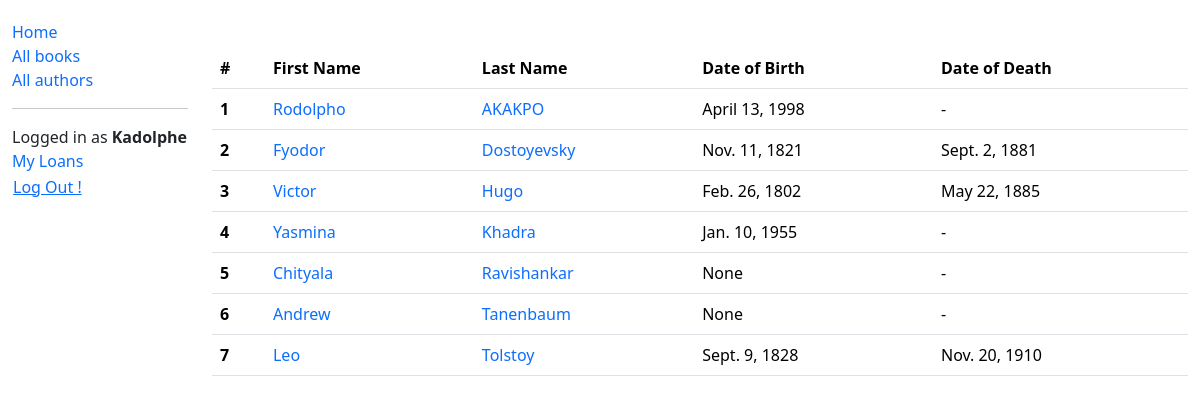
/catalog/authors/ (signed in), run on the app's committed database.
### LocalLibrary/models.py (models this page shows, shortened)
class Author(models.Model):
    first_name = models.CharField(max_length=100)
    last_name = models.CharField(max_length=100)
    date_of_birth = models.DateField(null=True, blank=True)
    date_of_death = models.DateField('died', null=True, blank=True)
    class Meta:
        ordering = ['last_name', 'first_name']
    def get_absolute_url(self):
        return reverse('LocalLibrary:author-detail', args=[str(self.id)])

### LocalLibrary/views.py (the view)
# urls.py: path('authors/', views.AuthorView.as_view(), name='authors'),
class AuthorView(LoginRequiredMixin, View):
    template = 'LocalLibrary/authors/index.html'
    def get(self, request, *args, **kwargs):
        authors = Author.objects.all()
        paginator  = Paginator(authors, 10)
        page_number = request.GET.get("page")
        page_obj = paginator.get_page(page_number)
        context = {'page_obj': page_obj, 'author_list': page_obj.object_list}
        context['is_paginated'] = page_obj.has_other_pages()
        return render(request, self.template, context)

### LocalLibrary/templates/LocalLibrary/authors/index.html (shortened to what this page needs)
{% extends 'LocalLibrary/base_generic.html' %}
{% block content %}
<table class="table">
    <thead>
      <tr>
        <th scope="col">#</th>
        <th scope="col">First Name</th>
        <th scope="col">Last Name</th>
        <th scope="col">Date of Birth</th>
        <th scope="col">Date of Death</th>
      </tr>
    </thead>
    <tbody>
        {% for author in author_list %}
        <tr>
            <th scope="row">{{ forloop.counter }}</th>
            <td><a href="{{ author.get_absolute_url }}">{{ author.first_name }}</a></td>
            <td><a href="{{ author.get_absolute_url }}">{{ author.last_name }}</a></td>
            <td>{{ author.date_of_birth }}</td>
            <td>{{ author.date_of_death|default:"-" }}</td>
        </tr>
        {% empty %}
        <tr>
            <td colspan="4"><i>There is no author available</i></td>
        </tr>
        {% endfor %}
    </tbody>
</table>
{% endblock content %}

### LocalLibrary/templates/LocalLibrary/base_generic.html (shortened to what this page needs)
<!DOCTYPE html>
<html lang="en">
<head>
    <link href="https://cdn.jsdelivr.net/npm/bootstrap@5.3.3/dist/css/bootstrap.min.css" rel="stylesheet">
    <link rel="stylesheet" href="https://cdn.jsdelivr.net/npm/bootstrap-icons@1.11.3/font/bootstrap-icons.min.css">
    {% load static %}
    <link rel="stylesheet" href="{% static 'LocalLibrary/style.css' %}">
</head>
<body>
    <div class="container-fluid">
        <div class="row">
          <div class="col-sm-2">
            {% block sidebar %}
              <ul class="sidebar-nav">
                <li><a href="{% url 'LocalLibrary:index' %}">Home</a></li>
                <li><a href="{% url 'LocalLibrary:books' %}">All books</a></li>
                <li><a href="{% url 'LocalLibrary:authors' %}">All authors</a></li>
                <hr>
                {% if user.is_authenticated %}
                <li>Logged in as <strong>{{user.get_username|title}}</strong></li>
                <li><a href="{% url 'LocalLibrary:my-borrowed' %}">My Loans</a></li>
                <li>
                  <form action="{% url 'logout' %}" method="post">
                    <button type="submit" class="btn btn-link ms-0 p-0">Log Out !</button>
                  </form>
                </li>
                {% else %}
                  <li><a href="{% url 'login' %}">Log in ?</a></li>
                {% endif %}
              </ul>
            {% endblock %}
          </div>
          <div class="col-sm-10 mt-5">
            {% block content %}{% endblock %}
          </div>
        </div>
    </div>
</body>
</html>

### LocalLibrary/static/LocalLibrary/style.css (style rules this page uses)
.sidebar-nav { margin-top: 20px; padding: 0; list-style: none; }
a { text-decoration: none; }

### data on the page
Author: first_name "Rodolpho", last_name "AKAKPO", date_of_birth "April 13, 1998", date_of_death "-"
Author: first_name "Fyodor", last_name "Dostoyevsky", date_of_birth "Nov. 11, 1821", date_of_death "Sept. 2, 1881"
Author: first_name "Victor", last_name "Hugo", date_of_birth "Feb. 26, 1802", date_of_death "May 22, 1885"
Author: first_name "Yasmina", last_name "Khadra", date_of_birth "Jan. 10, 1955", date_of_death "-"
Author: first_name "Chityala", last_name "Ravishankar", date_of_birth "None", date_of_death "-"
Author: first_name "Andrew", last_name "Tanenbaum", date_of_birth "None", date_of_death "-"
Author: first_name "Leo", last_name "Tolstoy", date_of_birth "Sept. 9, 1828", date_of_death "Nov. 20, 1910"

### other printed values
{{ user.get_username|title }} "Kadolphe"
